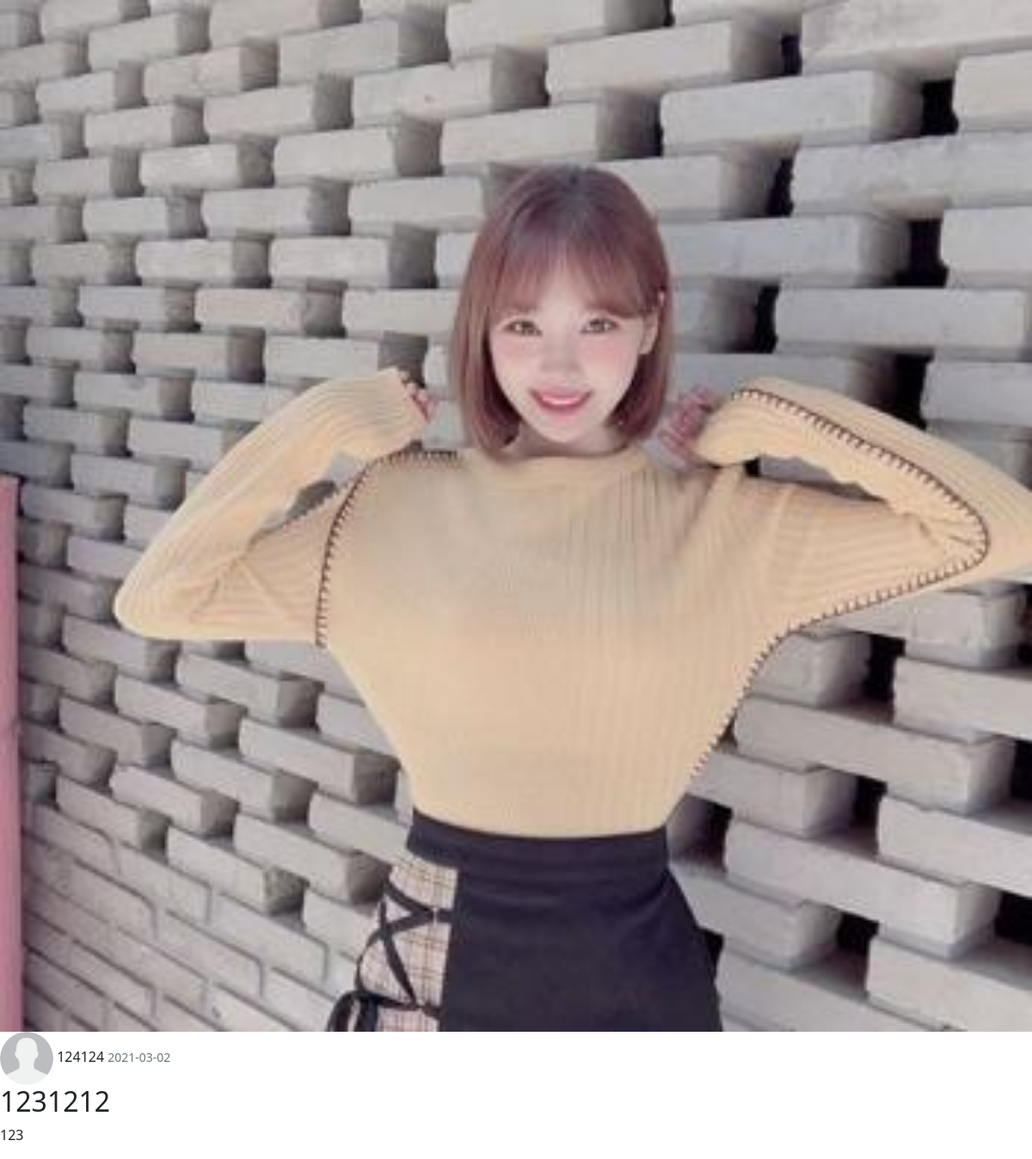
/post/11, run on the app's committed database.
### kozha/models.py (models this page shows, shortened)
class Post(db.Model):
    id = db.Column(db.Integer, primary_key=True)
    title = db.Column(db.String(100), nullable=False)
    date_posted = db.Column(db.DateTime, nullable=False, default=datetime.utcnow())
    content = db.Column(db.Text, nullable=False)
    style = db.Column(db.String(30), nullable=False, default='베이직')
    tags = db.relationship('Hashtag', secondary=tags, backref=db.backref('tagging', lazy='dynamic'))
    content_img = db.Column(db.String(20), nullable=False, default='dummy_post.jpg')
    user_id = db.Column(db.Integer, db.ForeignKey('user.id'), nullable=False)

class User(db.Model, UserMixin):
    id = db.Column(db.Integer, primary_key=True)
    username = db.Column(db.String(20), unique=True, nullable=False)
    email = db.Column(db.String(120), unique=True, nullable=False)
    image_file = db.Column(db.String(20), nullable = False, default='dummy.jpg')
    password = db.Column(db.String(60), nullable=False)
    style = db.Column(db.String(30), nullable=False, default='베이직')
    posts = db.relationship('Post', backref='author', lazy=True)
    profile = db.Column(db.Text(), default='User Profile')

### kozha/routes.py (the view)
@app.route("/post/<int:post_id>")
def post(post_id):
    post = Post.query.get_or_404(post_id) # 존재하지않으면 404에러 반환
    return render_template('post.html',title='post.title', post=post)

### kozha/templates/post.html (shortened to what this page needs)
<!DOCTYPE html>
<html lang="en">
<head>
    <link href="https://cdn.jsdelivr.net/npm/bootstrap@5.0.0-beta1/dist/css/bootstrap.min.css" rel="stylesheet"
>
    <link rel="stylesheet" href="{{ url_for('static',filename='css/login_upload.css') }}" />
</head>
<body>
    <article class="media content-section">
        <div class="media-body">
            <div class="article-metadata">
                <img class="box-image" src="{{ url_for('static', filename='update_pics/'+ post.content_img) }}">
                <img class="" src="{{ url_for('static', filename='profile_pics/'+ post.author.image_file) }}">
                <a class="mr-2" href="#">{{ post.author.username }}</a>
                <small class="text-muted">{{ post.date_posted.strftime('%Y-%m-%d') }}</small>
            </div>
            <h2 class="">{{ post.title }}</a></h2>
            <p class="article-content">{{ post.content }}</p>
        </div>
    </article>
</body>
</html>

### kozha/static/css/login_upload.css (style rules this page uses)
body { position: relative; margin: 0; height: 100%; }
a { text-decoration: none; color: inherit; }
.box-image { width: 100%; }

### data on the page
Post: content_img (picture), date_posted "2021-03-02", title "1231212", content "123"
User: image_file (picture), author.username "124124"
